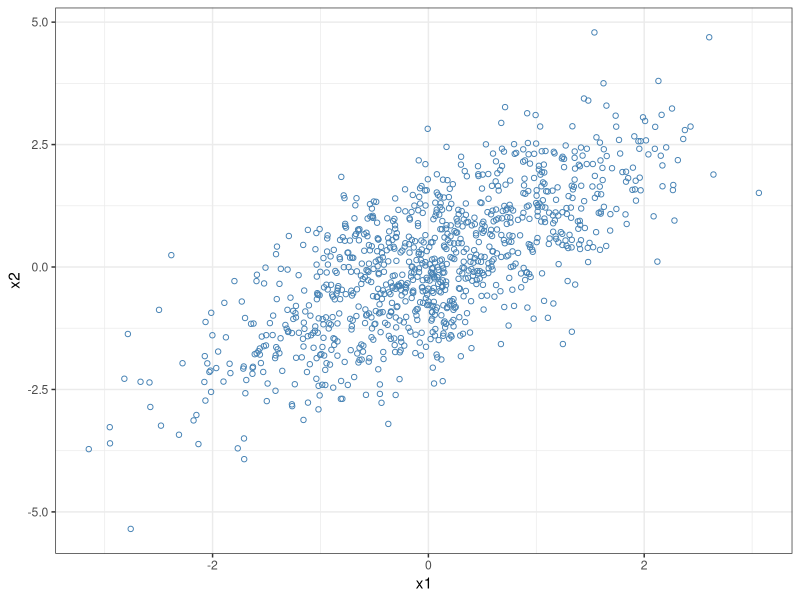

This figure's R source:
# correlation
n = 1000
x1 = rnorm(n, 0, 1)
x2 = x1 + rnorm(n, 0, 1)
df = data.frame(x1, x2)
library(ggplot2)
p = ggplot(df, aes(x1, x2)) +
  geom_point(pch = 21, color = "steelblue") +
  theme_bw()

ggsave(filename = "../figure/correlation.png", p)
